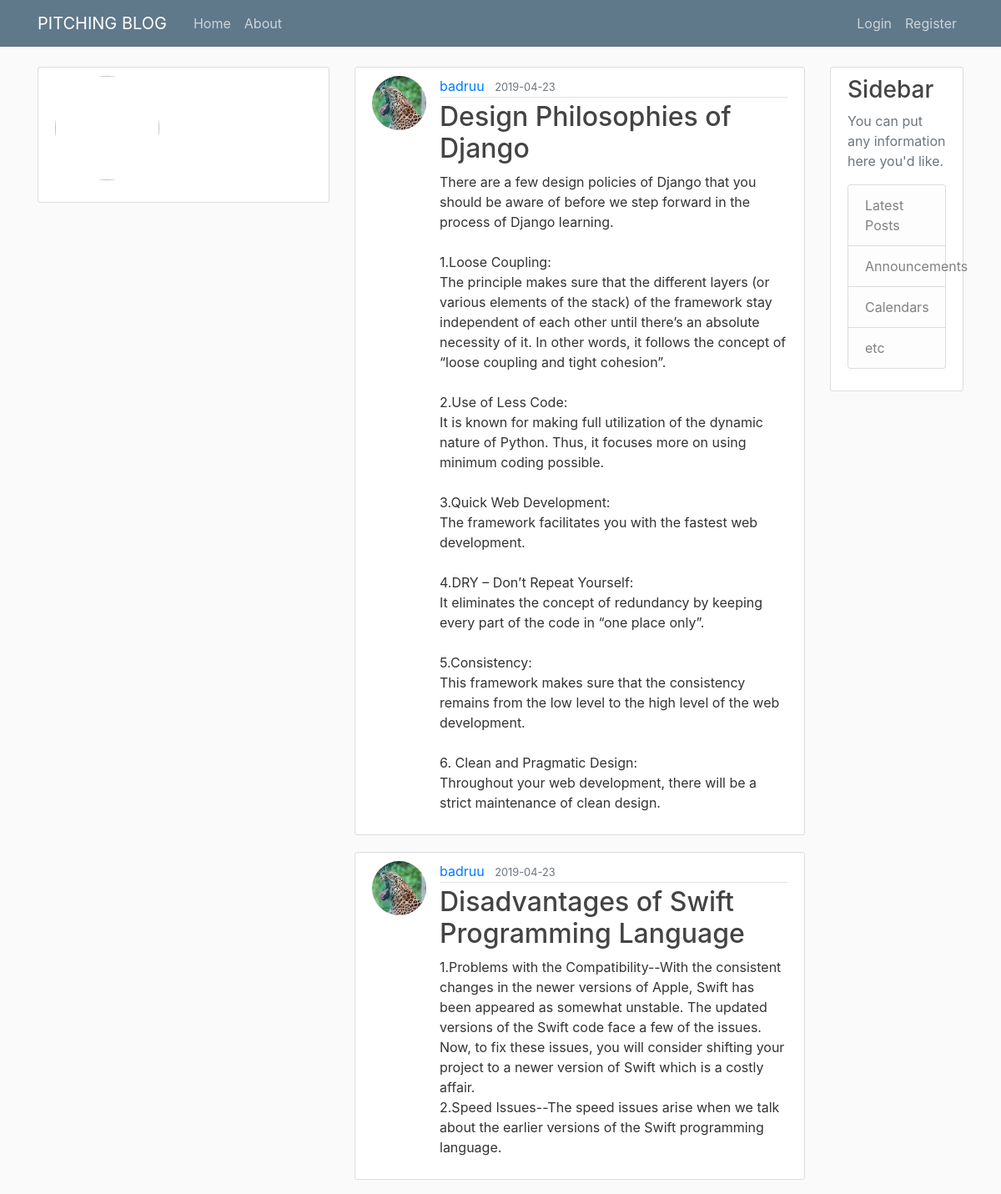
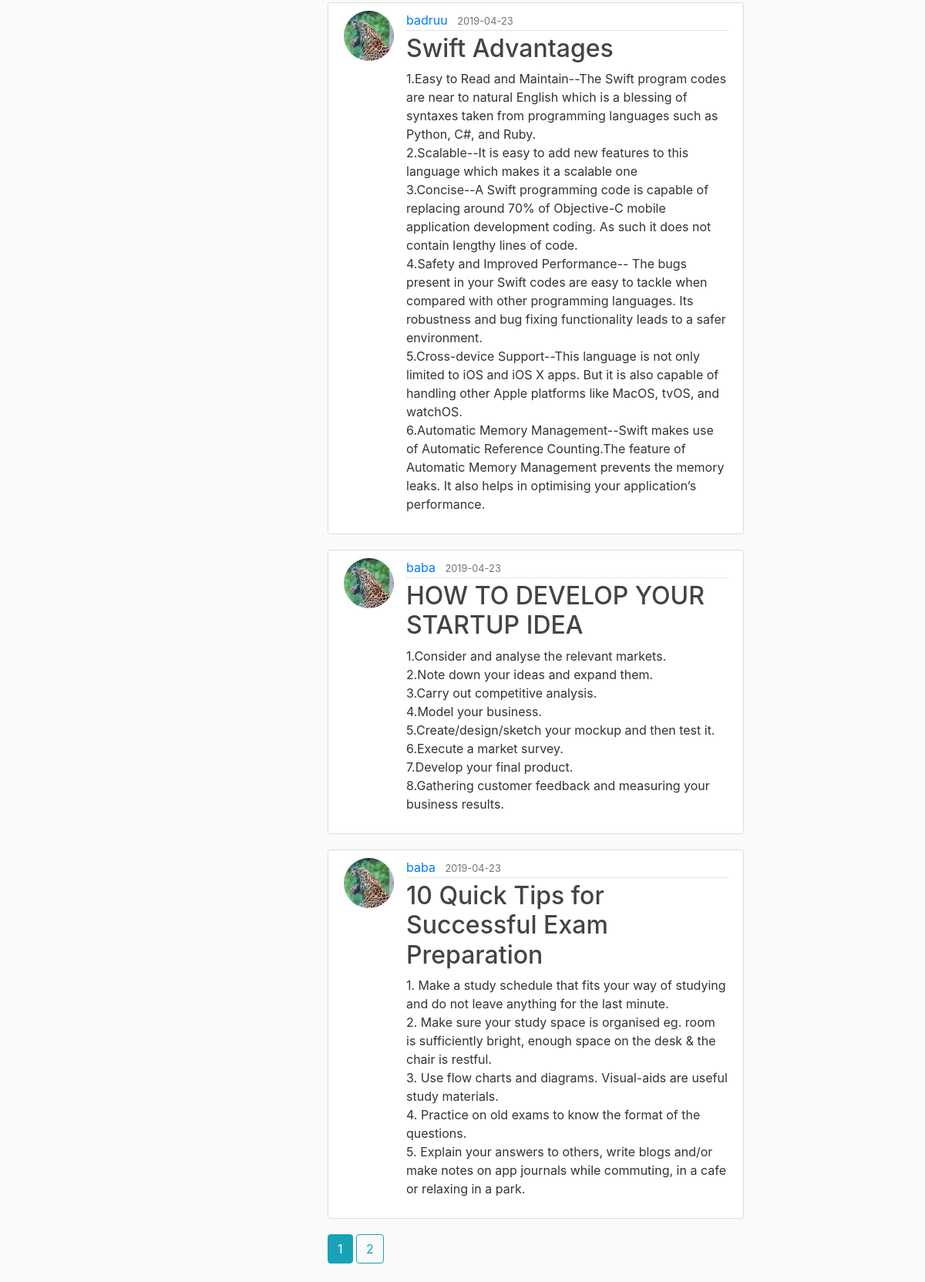
The page /home on the database its author committed (2 pictures, top to bottom).
### pitch/models.py (models this page shows, shortened)
class Post(db.Model):
    id = db.Column(db.Integer, primary_key=True)
    title = db.Column(db.String(100), nullable=False)
    date_posted = db.Column(db.DateTime, nullable=False, default=datetime.utcnow)
    content = db.Column(db.Text, nullable=False)
    user_id = db.Column(db.Integer, db.ForeignKey('user.id'), nullable=False)

class User(db.Model, UserMixin):
    id = db.Column(db.Integer, primary_key=True)
    username = db.Column(db.String(20), unique=True, nullable=False)
    email = db.Column(db.String(120), unique=True, nullable=False)
    image_file = db.Column(db.String(20), nullable=False, default='default.jpg')
    password = db.Column(db.String(60), nullable=False)
    posts = db.relationship('Post', backref='author', lazy=True)

### pitch/main/routes.py (the view)
@main.route("/")
@main.route("/home")
def home():
    page = request.args.get('page', 1, type=int)
    posts = Post.query.order_by(Post.date_posted.desc()).paginate(page=page, per_page=5)
    return render_template('home.html', posts = posts)

### pitch/templates/home.html (shortened to what this page needs)
{% extends "layout.html" %}
{% block content %}
<div class="row">
  <div class="col-md-4">
      <div class="content-section">
          <div class="media">
            <img class="rounded-circle account-img" src="{{ image_file }}">
            <div class="media-body">
            </div>
        </div>
      </div>
  </div>
  <div class="col-md-6">
      {% for post in posts.items %}
      <article class="media content-section">
        <img class="rounded-circle article-img" src="{{ url_for('static', filename='profile_pics/' + post.author.image_file) }}" alt="">
        <div class="media-body">
          <div class="article-metadata">
            <a class="mr-2" href="{{ url_for('users.user_posts', username=post.author.username) }}">{{ post.author.username }}</a>
            <small class="text-muted">{{ post.date_posted.strftime('%Y-%m-%d') }}</small>
          </div>
          <h2><a class="article-title" href="{{ url_for('posts.post', post_id=post.id)}}">{{ post.title }}</a></h2>
          <p class="article-content">{{ post.content }}</p>
        </div>
      </article>
      {% endfor %}
      {% for page_num in posts.iter_pages(left_edge=1, right_edge=1, left_current=1, right_current=2) %}
        {% if page_num %}
          {% if posts.page == page_num %}
            <a class="btn btn-info mb-4" href="{{ url_for('main.home', page=page_num) }}">{{ page_num }}</a>
          {% else %}
            <a class="btn btn-outline-info mb-4" href="{{ url_for('main.home', page=page_num) }}">{{ page_num }}</a>
          {% endif %}
        {% else %}
          ...
        {% endif %}
      {% endfor %}
      </div>
      <div class="col-md-2">
          <div class="content-section">
            <h3>Sidebar</h3>
            <p class='text-muted'>You can put any information here you'd like.
              <ul class="list-group">
                <li class="list-group-item list-group-item-light">Latest Posts</li>
                <li class="list-group-item list-group-item-light">Announcements</li>
                <li class="list-group-item list-group-item-light">Calendars</li>
                <li class="list-group-item list-group-item-light">etc</li>
              </ul>
            </p>
          </div>
        </div>
</div>
{% endblock content %}

### pitch/static/main.css (style rules this page uses)
body { background: #fafafa; color: #333333; margin-top: 5rem; }
h1, h2, h3, h4, h5, h6 { color: #444444; }
.content-section { background: #ffffff; padding: 10px 20px; border: 1px solid #dddddd; border-radius: 3px; margin-bottom: 20px; }
.article-title { color: #444444; }
.article-content { white-space: pre-line; }
.article-img { height: 65px; width: 65px; margin-right: 16px; }
.article-metadata { padding-bottom: 1px; margin-bottom: 4px; border-bottom: 1px solid #e3e3e3 }
.account-img { height: 125px; width: 125px; margin-right: 20px; margin-bottom: 16px; }

### rows shown on the page
Post: image_file (picture), author.username "badruu", date_posted "2019-04-23", title "Design Philosophies of Django", content "There are a few design policies of Django that you should be aware of before we step forward in the process of Django learning. 1.Loose Coupling: The principle makes sure that the different layers (or various elements of the stack) of the framework stay independent of each other until there’s an absolute necessity of it. In other words, it follows the concept of “loose coupling and tight cohesion”. 2.Use of Less Code: It is known for making full utilization of the dynamic nature of Python. Thus, it focuses more on using minimum coding possible. 3.Quick Web Development: The framework facilitates you with the fastest web development. 4.DRY – Don’t Repeat Yourself: It eliminates the concept of…"
Post: image_file (picture), author.username "badruu", date_posted "2019-04-23", title "Disadvantages of Swift Programming Language", content "1.Problems with the Compatibility--With the consistent changes in the newer versions of Apple, Swift has been appeared as somewhat unstable. The updated versions of the Swift code face a few of the issues. Now, to fix these issues, you will consider shifting your project to a newer version of Swift which is a costly affair. 2.Speed Issues--The speed issues arise when we talk about the earlier versions of the Swift programming language."
Post: image_file (picture), author.username "badruu", date_posted "2019-04-23", title "Swift Advantages", content "1.Easy to Read and Maintain--The Swift program codes are near to natural English which is a blessing of syntaxes taken from programming languages such as Python, C#, and Ruby. 2.Scalable--It is easy to add new features to this language which makes it a scalable one 3.Concise--A Swift programming code is capable of replacing around 70% of Objective-C mobile application development coding. As such it does not contain lengthy lines of code. 4.Safety and Improved Performance-- The bugs present in your Swift codes are easy to tackle when compared with other programming languages. Its robustness and bug fixing functionality leads to a safer environment. 5.Cross-device Support--This language is…"
Post: image_file (placeholder picture), author.username "baba", date_posted "2019-04-23", title "HOW TO DEVELOP YOUR STARTUP IDEA", content "1.Consider and analyse the relevant markets. 2.Note down your ideas and expand them. 3.Carry out competitive analysis. 4.Model your business. 5.Create/design/sketch your mockup and then test it. 6.Execute a market survey. 7.Develop your final product. 8.Gathering customer feedback and measuring your business results."
Post: image_file (placeholder picture), author.username "baba", date_posted "2019-04-23", title "10 Quick Tips for Successful Exam Preparation", content "1. Make a study schedule that fits your way of studying and do not leave anything for the last minute. 2. Make sure your study space is organised eg. room is sufficiently bright, enough space on the desk & the chair is restful. 3. Use flow charts and diagrams. Visual-aids are useful study materials. 4. Practice on old exams to know the format of the questions. 5. Explain your answers to others, write blogs and/or make notes on app journals while commuting, in a cafe or relaxing in a park."

### other values the page prints
{{ page_num }} "1"
{{ page_num }} "2"
